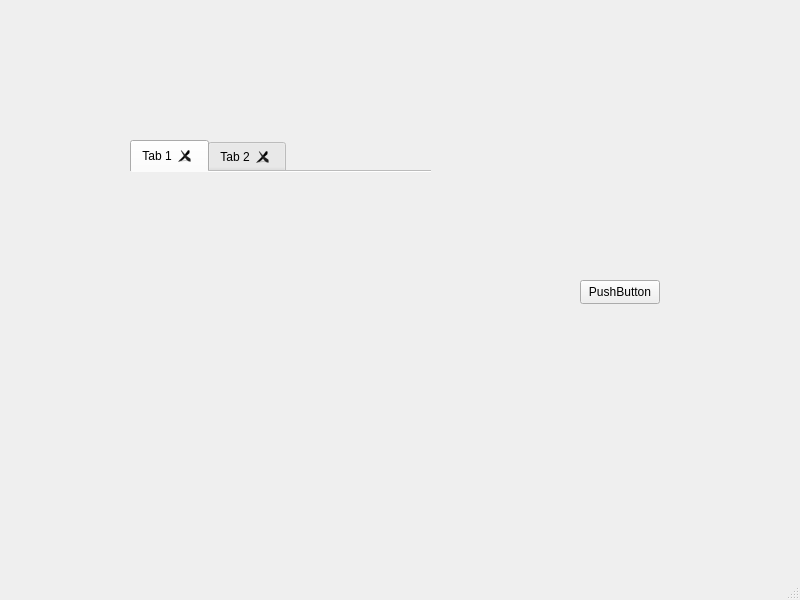
<?xml version="1.0" encoding="UTF-8"?>
<ui version="4.0">
 <class>MainWindow</class>
 <widget class="QMainWindow" name="MainWindow">
  <property name="geometry">
   <rect>
    <x>0</x>
    <y>0</y>
    <width>800</width>
    <height>600</height>
   </rect>
  </property>
  <property name="windowTitle">
   <string>MainWindow</string>
  </property>
  <widget class="QWidget" name="centralwidget">
   <widget class="QPushButton" name="pushButton">
    <property name="geometry">
     <rect>
      <x>580</x>
      <y>280</y>
      <width>80</width>
      <height>24</height>
     </rect>
    </property>
    <property name="text">
     <string>PushButton</string>
    </property>
   </widget>
   <widget class="QTabWidget" name="tabWidget">
    <property name="geometry">
     <rect>
      <x>130</x>
      <y>140</y>
      <width>301</width>
      <height>341</height>
     </rect>
    </property>
    <property name="mouseTracking">
     <bool>false</bool>
    </property>
    <property name="tabletTracking">
     <bool>false</bool>
    </property>
    <property name="tabShape">
     <enum>QTabWidget::Rounded</enum>
    </property>
    <property name="currentIndex">
     <number>0</number>
    </property>
    <property name="documentMode">
     <bool>true</bool>
    </property>
    <property name="tabsClosable">
     <bool>true</bool>
    </property>
    <widget class="QWidget" name="tab">
     <attribute name="title">
      <string>Tab 1</string>
     </attribute>
    </widget>
    <widget class="QWidget" name="tab_2">
     <attribute name="title">
      <string>Tab 2</string>
     </attribute>
    </widget>
   </widget>
  </widget>
  <widget class="QMenuBar" name="menubar">
   <property name="geometry">
    <rect>
     <x>0</x>
     <y>0</y>
     <width>800</width>
     <height>21</height>
    </rect>
   </property>
  </widget>
  <widget class="QStatusBar" name="statusbar"/>
 </widget>
 <resources/>
 <connections/>
</ui>
